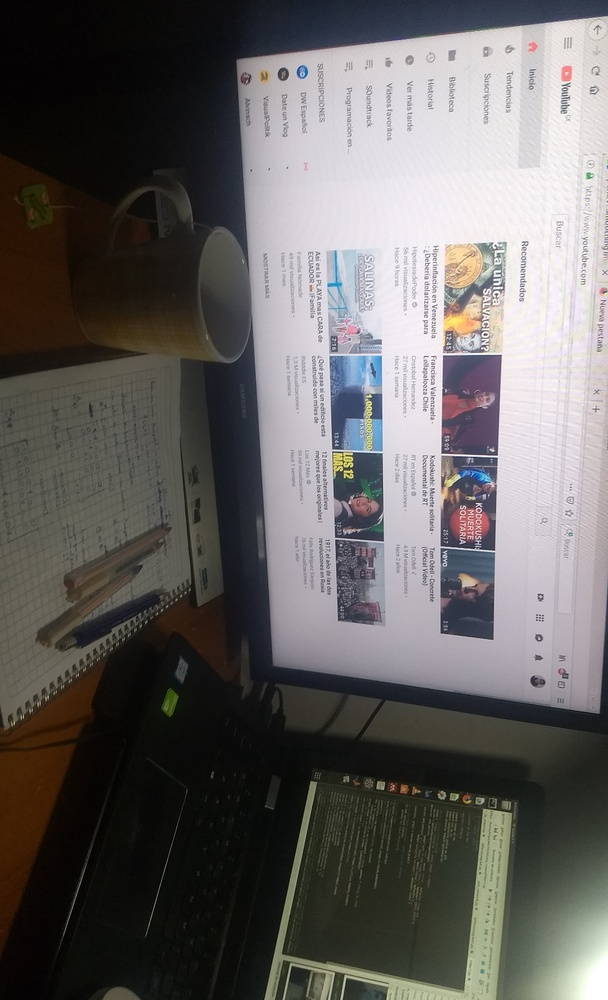
#> input picture fun_scripts/cartoon/image.jpg, 608 x 1000 px, shrunk from 1080 x 1776 before the run
$ python Filter1.py
#> lines starting #> are read from the running program, lines starting #| are printed output that depends on the picture; after the words box and inside, x2 and y2 are one past the last pixel; in counts of white or black regions, pixels touching at a corner belong together
#!/usr/bin/env python3
# -*- coding: utf-8 -*-
"""
Created on Sun Apr  7

@author: MOTEorg
"""
import numpy as np
import cv2 as cv
import matplotlib.pyplot as plt
from optparse import OptionParser

#Parser of execution options
usage = "Usage: \n\t%prog -i INPUT_IMAGE -d DEBUG"
parser = OptionParser(usage=usage)
parser.add_option("-i", "--input", dest="inFile", default='image.jpg',
                  help="Name of the image file.", metavar="INPUT_IMAGE")
parser.add_option("-d", "--debug", dest="debug", default='0',
                  help="debugging messages", metavar="DEBUG")

(options, args) = parser.parse_args()

# If not input parameter , then set the default
if not options.inFile:
    print("Not input file!\n")

#1. Load image
original_image=cv.imread(options.inFile)
#> original_image is the input picture: shape (1000, 608, 3); mean B, G, R 97.2, 98.7, 101.3
#2. Convert to grayscale
gray_image=cv.cvtColor(original_image,cv.COLOR_BGR2GRAY)
#3. Enhance brightness
gamma=0.7
lookUpTable = np.empty((1,256), np.uint8)
for i in range(256):
    lookUpTable[0,i] = np.clip(pow(i / 255.0, gamma) * 255.0, 0, 255)
bright_image = cv.LUT(gray_image, lookUpTable)
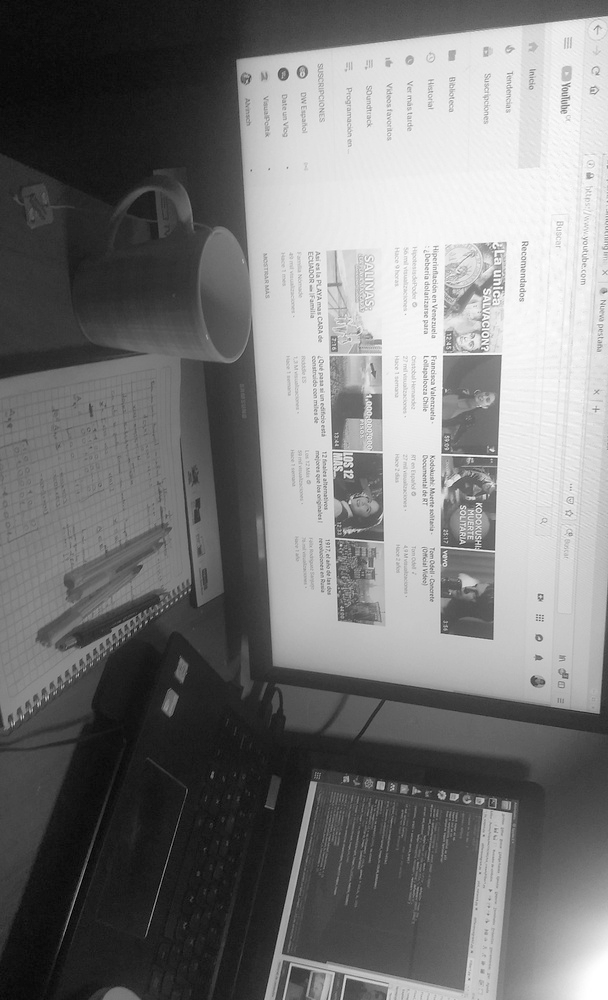
#> bright_image: shape (1000, 608); min 0, max 255, mean 120.5
#4. Trheshold image
threshold=76
ret,thresh_image = cv.threshold(bright_image,threshold,255,cv.THRESH_TOZERO)
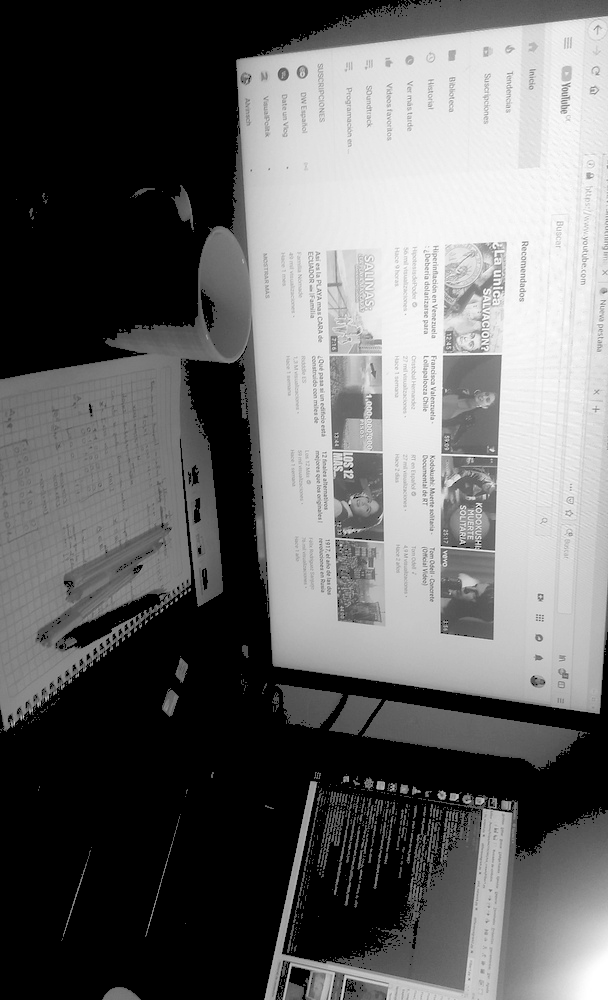
#> thresh_image: shape (1000, 608); min 0, max 255, mean 103.9
#> ret = 76
#5. Extract Edges
minVal=64
maxVal=108
edges_image = cv.Canny(thresh_image,minVal,maxVal)
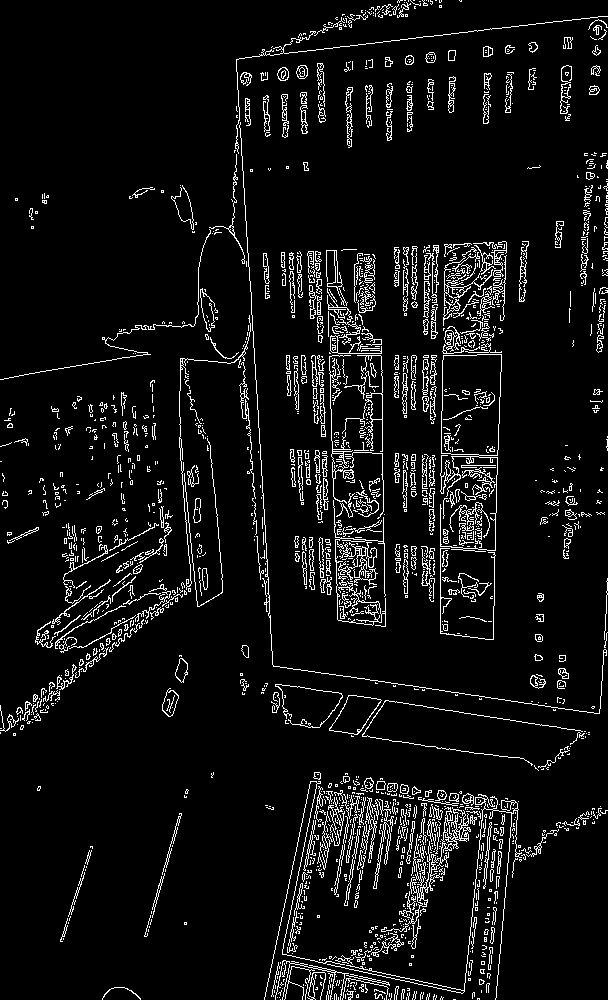
#> edges_image: shape (1000, 608); 6.7% white in thin lines or dots
#5.1 Edges to black
edges_inv_image=255*np.ones((np.shape(edges_image)))-edges_image
#> edges_inv_image: shape (1000, 608) float64; 93.3% white; black in thin lines or dots
#6. Morph image
kernel_h = np.ones((3,1),np.uint8)
kernel_v = np.ones((1,3),np.uint8)
kernel = np.ones((4,2),np.uint8)
dilation = cv.dilate(edges_image,kernel,iterations = 2)
#> dilation: shape (1000, 608); 25.1% white; 162 white regions, largest, box (x1, y1, x2, y2) and area: (0, 0, 608, 740) 33980, (264, 770, 608, 1000) 32732, (440, 239, 509, 644) 17153
erosion_h = cv.erode(dilation,kernel_h,iterations = 1)
#> erosion_h: shape (1000, 608); 22.9% white; 162 white regions, largest, box (x1, y1, x2, y2) and area: (264, 771, 608, 1000) 30968, (0, 0, 608, 739) 29761, (440, 240, 509, 643) 15923
erosion = cv.erode(dilation,kernel_v,iterations = 1)
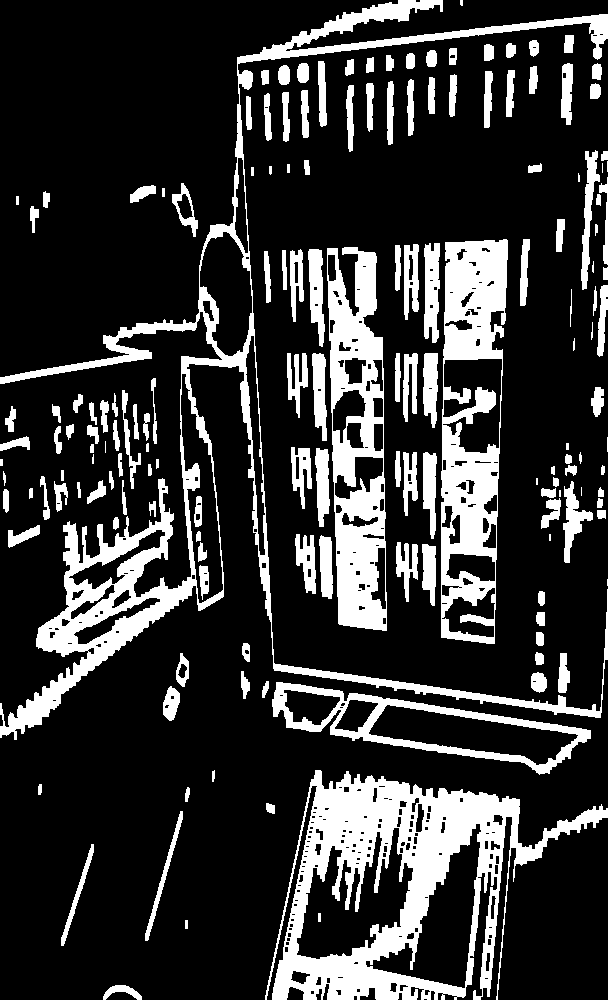
#> erosion: shape (1000, 608); 20.8% white; 165 white regions (13 under 20 px), largest, box (x1, y1, x2, y2) and area: (0, 0, 608, 740) 28355, (265, 770, 608, 1000) 28234, (441, 239, 508, 644) 15175

#7. Color channel mask
#b_image=cv.merge([original_image[:,:,0],np.zeros((np.shape(edges_image)),np.uint8),np.zeros((np.shape(edges_image)),np.uint8)])
#g_image=cv.merge([np.zeros((np.shape(edges_image)),np.uint8),original_image[:,:,0],np.zeros((np.shape(edges_image)),np.uint8)])
r_image=cv.merge([np.zeros((np.shape(edges_image)),np.uint8),original_image[:,:,0],np.zeros((np.shape(edges_image)),np.uint8)])
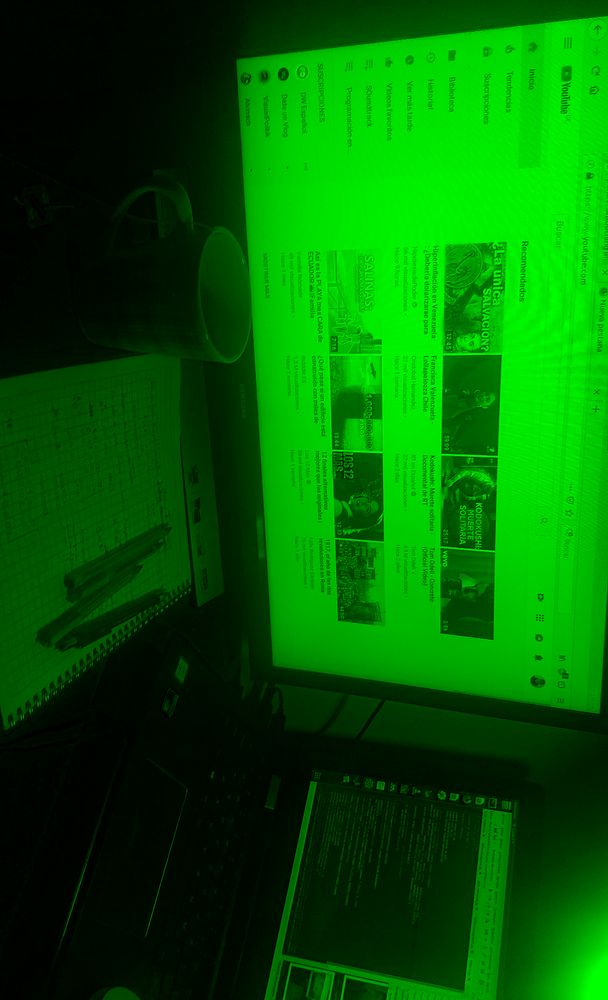
#> r_image: shape (1000, 608, 3); mean B, G, R 0, 97.2, 0

#8. Blur bilateral filters
kernel_size=15
final_image_aux=cv.bilateralFilter(original_image,kernel_size,50,50)
final_image_r=cv.bilateralFilter(r_image,kernel_size,25,25)

#9. Brightness and contrast modification
gamma1=1.05
alpha=1.9
beta=0.8
lookUpTable_add = np.empty((1,256), np.uint8)
for i in range(256):
    lookUpTable_add[0,i] = np.clip(pow(i*alpha / 255.0, gamma1) * 255.0*beta, 0, 255)

final_image_0=cv.LUT(cv.subtract(final_image_aux[:,:,0],erosion), lookUpTable_add)
final_image_1=cv.LUT(cv.subtract(final_image_r[:,:,1],erosion), lookUpTable_add)
final_image_2=cv.LUT(cv.subtract(final_image_aux[:,:,2],erosion), lookUpTable_add)
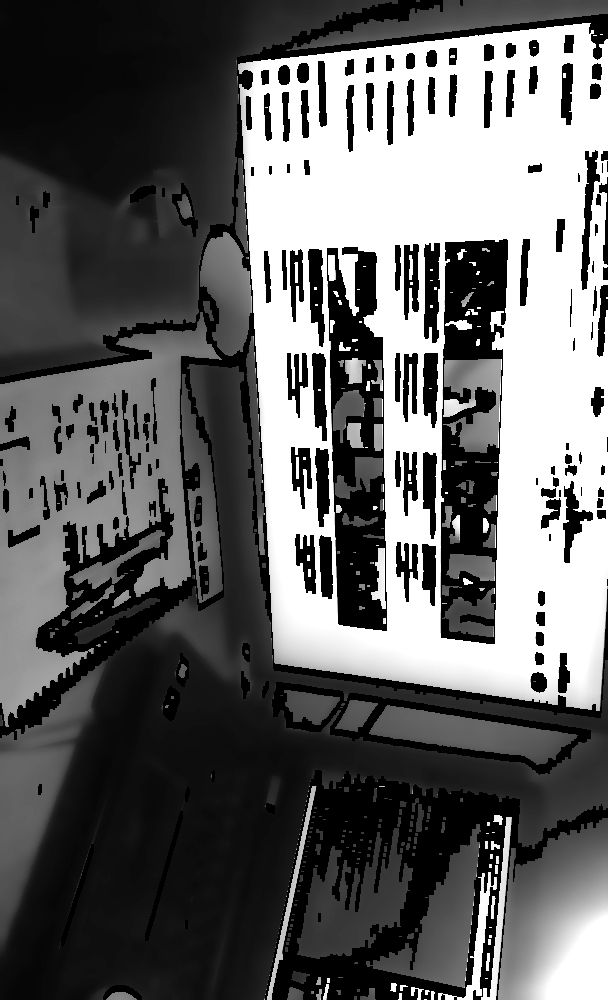
#> final_image_2: shape (1000, 608); min 0, max 255, mean 98.9

#8. Add color channels in a single image and apply a smooth Gaussian filter
final_image=cv.GaussianBlur(cv.merge([final_image_0,final_image_1,final_image_2]),(kernel_size,kernel_size),0)
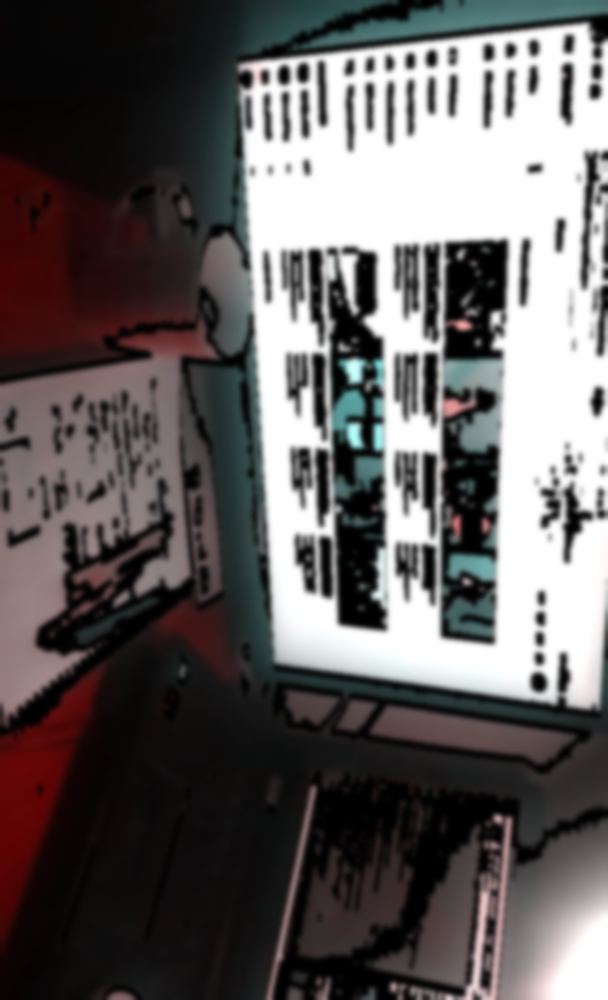
#> final_image: shape (1000, 608, 3); mean B, G, R 94.3, 94.3, 98.9

#TODO: Shadows and magazine style

#Show edges and final filtered image
plt.figure()
plt.subplot(1,2,1)
plt.imshow(erosion,interpolation = 'bicubic')
plt.xticks([]), plt.yticks([])  # to hide tick values on X and Y axis
plt.subplot(1,2,2)
plt.imshow(final_image,interpolation = 'bicubic')
plt.xticks([]), plt.yticks([])  # to hide tick values on X and Y axis
plt.show()
#> figure, not shown here; B, G, R data is drawn as R, G, B

#Save
filename_split=(options.inFile).split('.')
cv.imwrite(filename_split[0]+'_filtered.jpg',final_image)
